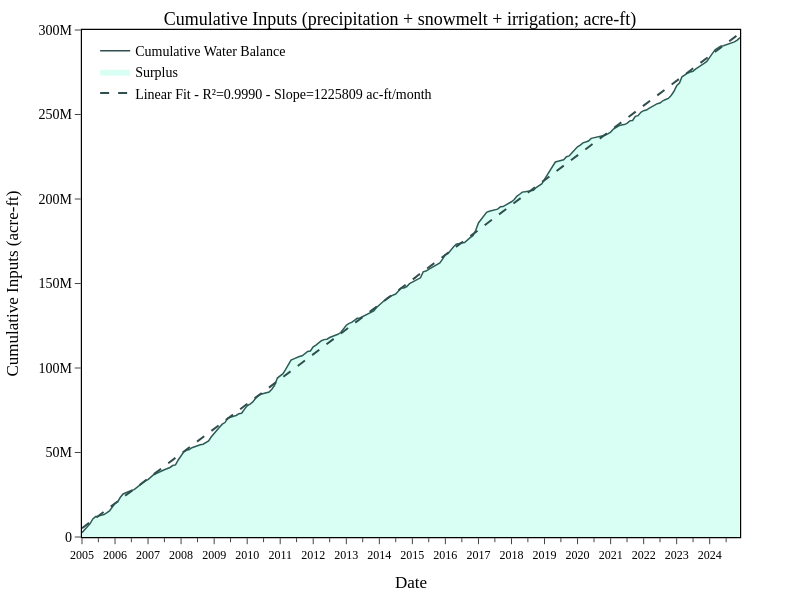

The notebook cell this image was saved under:
### Code cell
import plotly.graph_objects as go
import pandas as pd

# Prepare data (ensure sorted and handle missing)
plot_df = zonal_stats_df.copy().sort_values('Date')
# plot_df[['Irrigation_m3','Precip_and_Snowmelt_m3','AET_m3']] = plot_df[['Irrigation_m3','Precip_and_Snowmelt_m3','AET_m3']].fillna(0)

# Net monthly balance (inputs - outputs), convert to acre-ft
plot_df['Inputs_acft'] = (
    plot_df['Precip_and_Snowmelt_m3'] + plot_df['Irrigation_m3']
) * 0.000810714

# Cumulative water balance (acre-ft)
plot_df['Cum_Inputs_acft'] = plot_df['Inputs_acft'].cumsum()

# Linear fit to plot_df['Cum_Recharge_acft']
fit = np.polyfit(plot_df.index, plot_df['Cum_Inputs_acft'], 1)
fit_fn = np.poly1d(fit)
# R2 calculation
y_true = plot_df['Cum_Inputs_acft'].values
y_pred = fit_fn(plot_df.index)
ss_res = np.sum((y_true - y_pred) ** 2)
ss_tot = np.sum((y_true - np.mean(y_true)) ** 2)
r_squared = 1 - ss_res / ss_tot
print(f"R² of cumulative inputs linear fit: {r_squared:.4f}")

fig = go.Figure()

# Main cumulative line
fig.add_trace(go.Scatter(
    x=plot_df['Date'],
    y=plot_df['Cum_Inputs_acft'],
    mode='lines',
    line=dict(color='darkslategray', width=1.5),
    name='Cumulative Water Balance'
))

# Positive fill (blue) above zero
fig.add_trace(go.Scatter(
    x=plot_df['Date'],
    y=plot_df['Cum_Inputs_acft'].clip(lower=0),
    fill='tozeroy',
    fillcolor='rgba(0, 255, 183, 0.15)',
    line=dict(width=0),
    name='Surplus',
    hoverinfo='skip'
))

# Negative fill (red) below zero
# fig.add_trace(go.Scatter(
#     x=plot_df['Date'],
#     y=plot_df['Cum_Inputs_acft'].clip(upper=0),
#     fill='tozeroy',
#     fillcolor='rgba(220, 20, 60, 0.3)',
#     line=dict(width=0),
#     name='Deficit',
#     hoverinfo='skip'
# ))

# add linear fit line
fig.add_trace(go.Scatter(
    x=plot_df['Date'],
    y=fit_fn(plot_df.index),
    mode='lines',
    line=dict(color='darkslategrey', width=2, dash='dash'),
    name=f'Linear Fit - R²={r_squared:.4f} - Slope={fit[0]:.0f} ac-ft/month'
)) 

# Zero line
# fig.add_hline(y=0, line_dash="solid", line_color="black", line_width=0.8)

# Styling (matching your last plot)
target_font = "Times New Roman"
target_size = 14

fig.update_layout(
    height=600, width=800, plot_bgcolor='white',
    font=dict(family=target_font, size=target_size, color="black"),
    title_text="Cumulative Inputs (precipitation + snowmelt + irrigation; acre-ft)",
    title_x=0.5,
    title_y=0.98,
    title_font=dict(family=target_font, size=18),
    margin=dict(t=30, b=60, l=60, r=60),
    legend=dict(x=0.02, y=0.99, xanchor="left", yanchor="top")
)

fig.update_xaxes(
    showline=True, linewidth=1.2, linecolor='black', mirror=True,
    showgrid=False,
    title_text="Date",
    title_font=dict(family=target_font),
    tickfont=dict(family=target_font, size=12),
    ticks="outside",
    ticklen=6,
    range=[pd.Timestamp('2005-01-01'), pd.Timestamp('2024-12-01')],
    dtick="M12",
    minor=dict(ticklen=4, dtick="M6", showgrid=False)
)

fig.update_yaxes(
    showline=True, linewidth=1.2, linecolor='black', mirror=True,
    showgrid=False,
    title_text="Cumulative Inputs (acre-ft)",
    title_font=dict(family=target_font),
    tickfont=dict(family=target_font),
    ticks="outside",
    ticklen=6,
    range=[0, 300E6]
)

fig.show()

### Figure 1 — Plotly figure (JSON) as saved in the notebook; plotly's stock layout.template omitted (floating-point values rounded to 4 significant figures; data arrays with more than 128 entries replaced by an {"elided": "..."} marker saying what was removed)
{"data": [{"line": {"color": "darkslategray", "width": 1.5}, "mode": "lines", "name": "Cumulative Water Balance", "type": "scatter", "x": {"elided": "240 str values"}, "y": {"elided": "240 float values"}}, {"fill": "tozeroy", "fillcolor": "rgba(0, 255, 183, 0.15)", "hoverinfo": "skip", "line": {"width": 0}, "name": "Surplus", "type": "scatter", "x": {"elided": "240 str values"}, "y": {"elided": "240 float values"}}, {"line": {"color": "darkslategrey", "dash": "dash", "width": 2}, "mode": "lines", "name": "Linear Fit - R²=0.9990 - Slope=1225809 ac-ft/month", "type": "scatter", "x": {"elided": "240 str values"}, "y": {"elided": "240 float values"}}], "layout": {"font": {"color": "black", "family": "Times New Roman", "size": 14}, "height": 600, "legend": {"x": 0.02, "xanchor": "left", "y": 0.99, "yanchor": "top"}, "margin": {"b": 60, "l": 60, "r": 60, "t": 30}, "plot_bgcolor": "white", "title": {"font": {"family": "Times New Roman", "size": 18}, "text": "Cumulative Inputs (precipitation + snowmelt + irrigation; acre-ft)", "x": 0.5, "y": 0.98}, "width": 800, "xaxis": {"dtick": "M12", "linecolor": "black", "linewidth": 1.2, "minor": {"dtick": "M6", "showgrid": false, "ticklen": 4}, "mirror": true, "range": ["2005-01-01T00:00:00", "2024-12-01T00:00:00"], "showgrid": false, "showline": true, "tickfont": {"family": "Times New Roman", "size": 12}, "ticklen": 6, "ticks": "outside", "title": {"font": {"family": "Times New Roman"}, "text": "Date"}}, "yaxis": {"linecolor": "black", "linewidth": 1.2, "mirror": true, "range": [0, 300000000], "showgrid": false, "showline": true, "tickfont": {"family": "Times New Roman"}, "ticklen": 6, "ticks": "outside", "title": {"font": {"family": "Times New Roman"}, "text": "Cumulative Inputs (acre-ft)"}}}}
